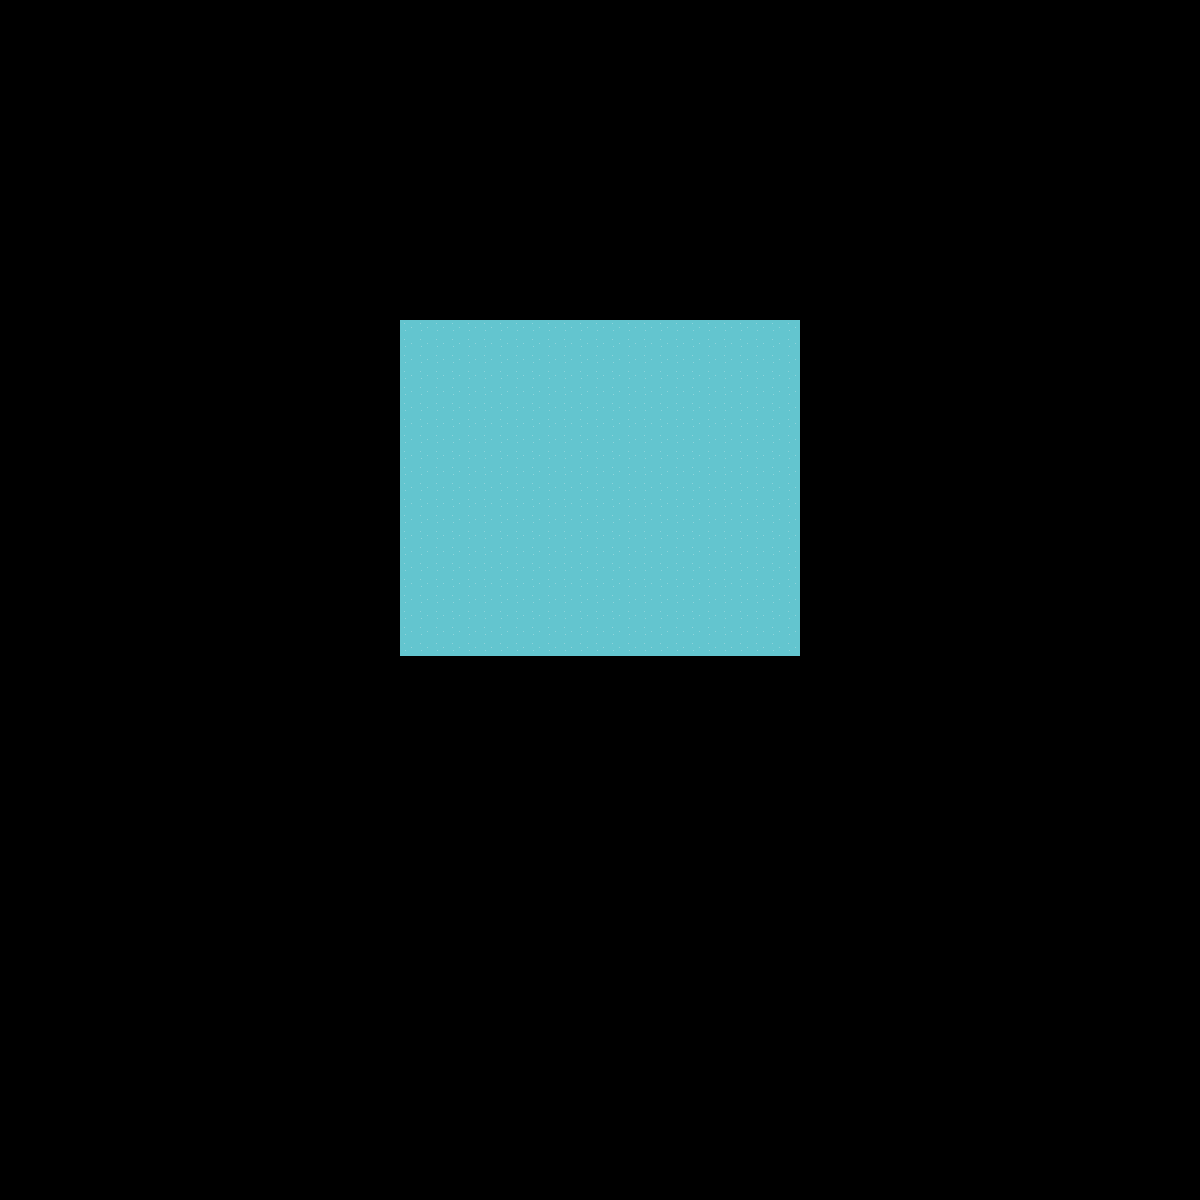

This is a level from a 2D game, rendered from its Tiled map with the project's own tilesets. A one-line summary and the map file follow, with tile-layer data summarised:
An orthogonal 75x75 tile map with 16x16 px tiles, 1 tile layer (Слой тайлов 1).

<map version="1.0" tiledversion="1.0.3" orientation="orthogonal" renderorder="left-down" width="75" height="75" tilewidth="16" tileheight="16" nextobjectid="1">
 <tileset firstgid="1" name="hihi" tilewidth="16" tileheight="16" tilecount="1920" columns="60">
  <image source="../Art/roguelikeSheet_transparent.png" width="968" height="526" />
 </tileset>
 <layer name="Слой тайлов 1" width="75" height="75">
  <data>[5625 cells, 525 non-empty, 1 distinct tile ids]</data>
 </layer>
</map>
